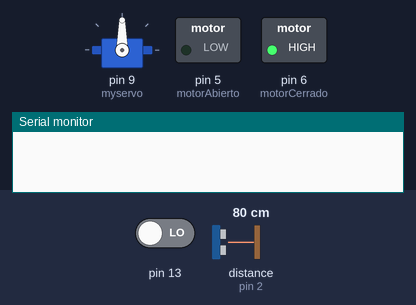
This sketch was run on a simulated Arduino Uno, built with avr-gcc and run on an emulated ATmega328P. On the bench: servo, switched loads named in the sketch (green lamp = pin HIGH), the last lines printed to the serial monitor. Inputs (shaded band) come from the test bench; at power-on: distance to the obstacle (sensor on pin 2) 80 cm, pin 13 LOW. The echo pulse lasts 58.3 µs per cm; the audio player accepts every command and is not drawn.

Above: at 1.2 s.
1.3 s: distance to the obstacle (sensor on pin 2) set to 17 cm
2.8 s: distance to the obstacle (sensor on pin 2) set to 13 cm
At 2.95 s:
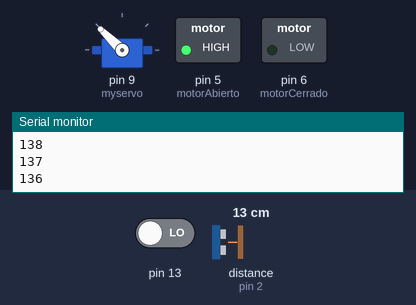
At 5.3 s:
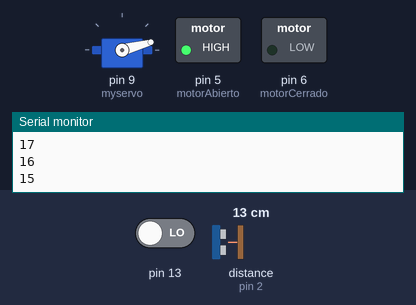
Timing chart, 0 to 6.8 s (numbered marks = the images above; inputs shaded):
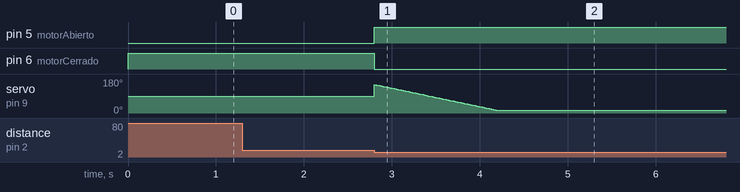

The sketch:

Funcionamiento.ino
```cpp
// (licence header left out)
#include <Ultrasonic.h>
#include <SoftwareSerial.h>
#include <DFPlayer_Mini_Mp3.h>
#include <Servo.h>
SoftwareSerial DFPlayerSerial(10, 11); // RX, TX
//
/*
 * Pass as a parameter the trigger and echo pin, respectively,
 * or only the signal pin (for sensors 3 pins), like:
 * Ultrasonic ultrasonic(13);
 */
//Ultrasonic ultrasonic(12, 13);
Ultrasonic ultrasonic(3, 2);
int distancia;
int motorAbierto = 5;
int motorCerrado = 6;
boolean abierto = false;
long t0 = 0;
long tf = 0;
bool pasoprimera=false;
boolean hayObstaculo = false;
Servo myservo;  // create servo object to control a servo
// twelve servo objects can be created on most boards

int pos = 0;    // variable to store the servo position

void setup() {
  Serial.begin(9600);
  pinMode(motorAbierto, OUTPUT);
  pinMode(motorCerrado, OUTPUT);
  pinMode(13, INPUT);
  digitalWrite(motorAbierto, LOW);
  digitalWrite(motorCerrado, HIGH);
  //
  DFPlayerSerial.begin(9600);
   mp3_set_serial(DFPlayerSerial);
   mp3_set_volume(40);//50
   //
   myservo.attach(9);  // attaches the servo on pin 9 to the servo object
}

void loop() {
  //Serial.println(millis());
  tf = millis();
  if(digitalRead(13) == HIGH){
    t0 = millis();
    hayObstaculo = true;
  } else {
    hayObstaculo = false;
  }
  if(abierto && !hayObstaculo && (tf-t0) > 5000){
    cerrar();
  }
  // Pass INC as a parameter to get the distance in inches
  distancia = ultrasonic.read();

  //Serial.print("Distance in CM: ");
  //Serial.println(distancia);
  if(distancia<15){
    abrir();
  }
}

void abrir(){
  for(int i = 0; i<=50; i++){
    //abrir la tapa
  }
  if(!abierto){
    mp3_next();
  }
  //Serial.println("ABRIENDO");
  //Motor a °
  digitalWrite(motorCerrado, LOW);
  digitalWrite(motorAbierto, HIGH);
  if(!abierto){
  subir();
  }
  abierto = true;
  t0 = millis();
}

void cerrar(){
  for(int i = 65; i>= 0; i--){
    //cerrar la tapa
  }
  //Serial.println("CERRANDO");
  //Motor a °
  bajar();
  mp3_pause();
  digitalWrite(motorAbierto, LOW);
  digitalWrite(motorCerrado, HIGH);
  abierto = false;
  t0 = 0;
}

void subirprimera(){
  //15 arriba
  pasoprimera=true;
  myservo.write(150);
  for (pos = 150 ; pos >= 15; pos -= 1) { // goes from 180 degrees to 0 degrees
    Serial.println(pos);
    myservo.write(pos);              // tell servo to go to position in variable 'pos'
    delay(10);                       // waits 15ms for the servo to reach the position
  }
}
void subirsegunda(){
  //15 arriba
  pasoprimera=true;
  myservo.write(150);
  for (pos = 150 ; pos >= 15; pos -= 1) { // goes from 180 degrees to 0 degrees
    Serial.println(pos);
    myservo.write(pos);              // tell servo to go to position in variable 'pos'
    delay(10);                       // waits 15ms for the servo to reach the position
  }
}
void subir(){
  if(pasoprimera==true){
    subirprimera();
  }else{
    subirsegunda();
  }
}
void bajar(){
  for (pos = 15; pos <= 130; pos += 1) { // goes from 0 degrees to 180 degrees
    // in steps of 1 degree
    Serial.println(pos);
    myservo.write(pos);              // tell servo to go to position in variable 'pos'
    delay(20);                       // waits 15ms for the servo to reach the position
  }
}
```

Measured:
- the behaviour switches between 15 and 14 cm on distance to the obstacle (sensor on pin 2) (found by bisection; images 0 and 1)
- after the input at 1.3 s, every drawn part: stays the same
- after the input at 2.8 s, pin 5 (motorAbierto): LOW → HIGH at once; pin 6 (motorCerrado): HIGH → LOW at once
